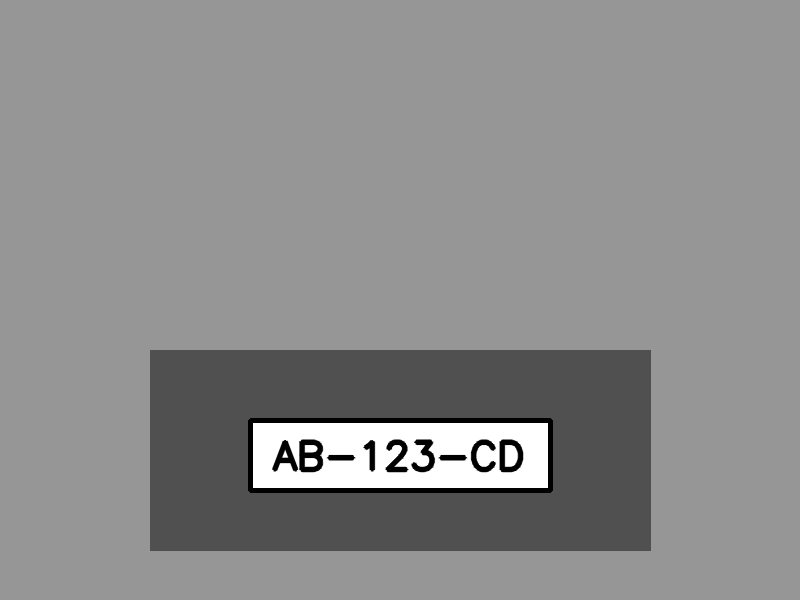
#> input picture data/images/test_ab_123_cd.png, 800 x 600 px, found by its file name
$ python debug_pipeline.py
#> lines starting #> are read from the running program, lines starting #| are printed output that depends on the picture; after the words box and inside, x2 and y2 are one past the last pixel; in counts of white or black regions, pixels touching at a corner belong together
### src/detection.py
"""
detection.py — Localisation de la plaque dans une image (cœur du TP6).

Pipeline :
  1. Niveaux de gris
  2. Réduction du bruit (filtre bilatéral : lisse en gardant les bords)
  3. Détection de contours (Canny)
  4. Recherche des contours et tri par aire
  5. Recherche d'un quadrilatère au bon ratio largeur/hauteur (la plaque)
  6. Extraction de la ROI + image annotée
"""
import cv2
import numpy as np

from . import config as cfg


def pretraiter(image):
    """Convertit en gris, réduit le bruit et extrait les contours (Canny)."""
    gris = cv2.cvtColor(image, cv2.COLOR_BGR2GRAY)
    # Le filtre bilatéral lisse le bruit tout en préservant les bords nets
    gris = cv2.bilateralFilter(gris, 11, 17, 17)
    contours_img = cv2.Canny(gris, cfg.CANNY_SEUIL_BAS, cfg.CANNY_SEUIL_HAUT)
    return gris, contours_img


def _est_une_plaque(approx):
    """Teste si un contour approximé ressemble à une plaque.

    Critères : 4 sommets (rectangle) + ratio largeur/hauteur cohérent + aire suffisante.
    Retourne le rectangle englobant (x, y, w, h) si valide, sinon None.
    """
    if len(approx) != 4:
        return None
    x, y, w, h = cv2.boundingRect(approx)
    if h == 0:
        return None
    ratio = w / float(h)
    aire = w * h
    if cfg.RATIO_MIN <= ratio <= cfg.RATIO_MAX and aire >= cfg.AIRE_MIN:
        return (x, y, w, h)
    return None


def localiser_plaque(image):
    """Cherche la plaque dans l'image.

    Retourne un tuple (rect, contour) où :
      - rect    = (x, y, w, h) du rectangle englobant, ou None si rien trouvé
      - contour = le contour à 4 points (pour l'annotation), ou None
    """
    _, contours_img = pretraiter(image)
    contours, _ = cv2.findContours(
        contours_img.copy(), cv2.RETR_TREE, cv2.CHAIN_APPROX_SIMPLE
    )
    # On garde les plus grands contours (la plaque est généralement bien visible)
    contours = sorted(contours, key=cv2.contourArea, reverse=True)[: cfg.NB_CONTOURS_GARDES]

    for c in contours:
        peri = cv2.arcLength(c, True)
        approx = cv2.approxPolyDP(c, cfg.APPROX_EPSILON * peri, True)
        rect = _est_une_plaque(approx)
        if rect is not None:
            return rect, approx
    return None, None


def extraire_roi(image, rect):
    """Découpe la zone de la plaque (ROI) à partir du rectangle englobant."""
    x, y, w, h = rect
    return image[y : y + h, x : x + w]


# [17 lines left out: function annoter, not called in this run]

### src/pipeline.py
"""
pipeline.py — Orchestration : relie détection, OCR et base de données.

Fonction principale : traiter(image) -> dict de résultat complet.
"""
from . import detection, ocr, database


def traiter(image):
    """Traite une image de véhicule et renvoie le résultat complet.

    Retourne un dict :
      {
        "plaque": str | None,
        "rect": (x,y,w,h) | None,
        "image_annotee": ndarray,
        "autorise": bool,
        "verdict": str,
        "ocr_ok": bool,
      }
    """
    rect, _ = detection.localiser_plaque(image)

    if rect is None:
        verdict = "AUCUNE PLAQUE"
        image_annotee = detection.annoter(image, None)
        database.enregistrer_passage(None, verdict)
        return {
            "plaque": None, "rect": None, "image_annotee": image_annotee,
            "autorise": False, "verdict": verdict, "ocr_ok": False,
        }

    roi = detection.extraire_roi(image, rect)
    plaque, ocr_ok = ocr.lire_plaque(roi)

    autorise = ocr_ok and database.est_autorisee(plaque)
    verdict = "AUTORISE" if autorise else "REFUSE"

    libelle = f"{plaque} - {verdict}" if plaque else verdict
    image_annotee = detection.annoter(image, rect, libelle, autorise)

    database.enregistrer_passage(plaque or None, verdict)

    return {
        "plaque": plaque, "rect": rect, "image_annotee": image_annotee,
        "autorise": autorise, "verdict": verdict, "ocr_ok": ocr_ok,
    }

### src/ocr.py
"""
ocr.py — Lecture des caractères de la plaque (étape OCR du TP6).

Le pré-traitement (agrandissement + seuillage Otsu + morphologie) améliore
nettement la précision de Tesseract sur de petites ROI.
"""
import cv2
import numpy as np

from . import config as cfg

try:
    import pytesseract
    import os
    tess_path = r'C:\Program Files\Tesseract-OCR\tesseract.exe'
    if os.path.exists(tess_path):
        pytesseract.pytesseract.tesseract_cmd = tess_path
    _OCR_DISPONIBLE = True
except ImportError:
    _OCR_DISPONIBLE = False


def pretraiter_roi(roi):
    """Prépare la ROI de la plaque pour l'OCR.

    Étapes : agrandissement -> gris -> seuillage Otsu -> nettoyage morphologique.
    Retourne une image binaire (texte noir sur fond blanc).
    """
    # Agrandir aide Tesseract sur les petites plaques
    roi = cv2.resize(
        roi, None,
        fx=cfg.OCR_AGRANDISSEMENT, fy=cfg.OCR_AGRANDISSEMENT,
        interpolation=cv2.INTER_CUBIC,
    )
    gris = cv2.cvtColor(roi, cv2.COLOR_BGR2GRAY) if roi.ndim == 3 else roi
    gris = cv2.GaussianBlur(gris, (3, 3), 0)
    # Otsu choisit automatiquement le seuil ; INV pour avoir le texte en blanc
    _, binaire = cv2.threshold(
        gris, 0, 255, cv2.THRESH_BINARY_INV + cv2.THRESH_OTSU
    )
    noyau = cv2.getStructuringElement(cv2.MORPH_RECT, (3, 3))
    binaire = cv2.morphologyEx(binaire, cv2.MORPH_OPEN, noyau)
    # On repasse en texte noir sur fond blanc (préférence de Tesseract)
    return cv2.bitwise_not(binaire)


# [4 lines left out: function nettoyer_texte, not called in this run]


def lire_plaque(roi):
    """Lit le texte de la ROI et le nettoie.

    Retourne (texte, ok) où ok=False si l'OCR est indisponible ou la lecture trop courte.
    """
    if not _OCR_DISPONIBLE:
        return "", False
    image_ocr = pretraiter_roi(roi)
    brut = pytesseract.image_to_string(image_ocr, config=cfg.OCR_CONFIG)
    texte = nettoyer_texte(brut)
    ok = len(texte) >= cfg.LONGUEUR_MIN_PLAQUE
    return texte, ok

### scripts/debug_pipeline.py
import cv2
from src import pipeline, ocr, detection

img = cv2.imread('test_ab_123_cd.png')
#> img is the input picture: shape (600, 800, 3); min 0, max 255, mean 140.2
res = pipeline.traiter(img)
#> in pretraiter, `contours_img = cv2.Canny(gris, cfg.CANNY_SEUIL_BAS, cfg.CANNY_SEUIL_HA..`:
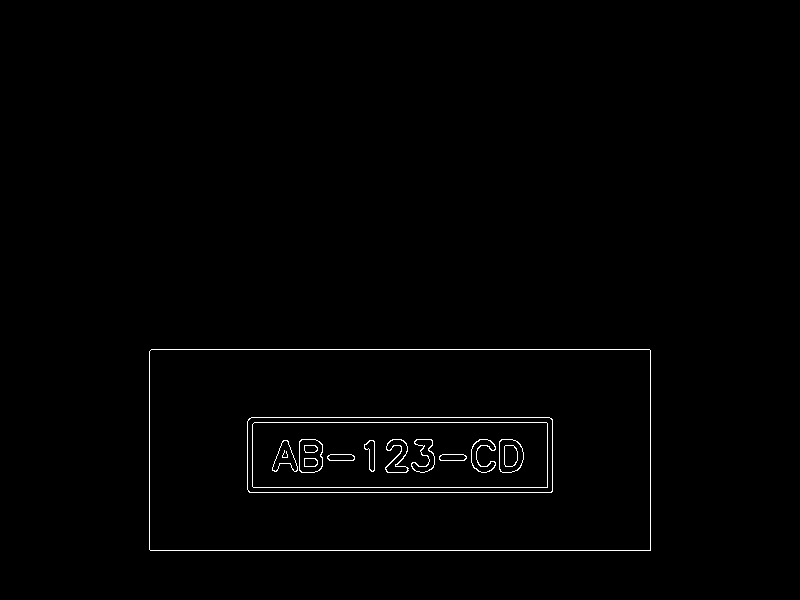
#> contours_img: shape (600, 800); 0.84% white in thin lines or dots, all inside (x1, y1, x2, y2) = (149, 349, 651, 551)
#> in localiser_plaque, `contours, _ = cv2.findContours( contours_img.copy(), cv2.RETR_TREE, cv..`: contours = 31 contours, 1 with area under 20; largest, box (x1, y1, x2, y2) and area: (149, 349, 651, 551) 100698, (149, 349, 651, 551) 100698, (247, 417, 553, 493) 22862, (247, 417, 553, 493) 22856, (252, 422, 548, 488) 19172
#> in localiser_plaque, `contours = sorted(contours, key=cv2.contourArea, reverse=True)[: cfg.N..`: contours = 15 contours; largest, box (x1, y1, x2, y2) and area: (149, 349, 651, 551) 100698, (149, 349, 651, 551) 100698, (247, 417, 553, 493) 22862, (247, 417, 553, 493) 22856, (252, 422, 548, 488) 19172
#> the loop in localiser_plaque, `for c in contours:` made 1 pass
#> (peri, approx, x in _est_une_plaque, y in _est_une_plaque, w in _est_une_plaque, h in _est_une_plaque, ratio in _est_une_plaque, aire in _est_une_plaque) on pass 1: (1401.7, [[149, 351], [150, 550], [650, 550], [649, 349]], 149, 349, 502, 202, 2.49, 101404)
#> in traiter, `rect, _ = detection.localiser_plaque(image)`: rect = (149, 349, 502, 202)
#> in extraire_roi, `x, y, w, h = rect`: x = 149; y = 349; w = 502; h = 202
#> in extraire_roi, `return image[y : y + h, x : x + w]`:
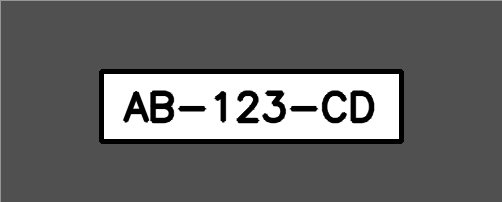
#> returned value: shape (202, 502, 3); min 0, max 255, mean 103.4
#> in pretraiter_roi, `roi = cv2.resize( roi, None, fx=cfg.OCR_AGRANDISSEMENT, fy=cfg.OCR_AGR..`:
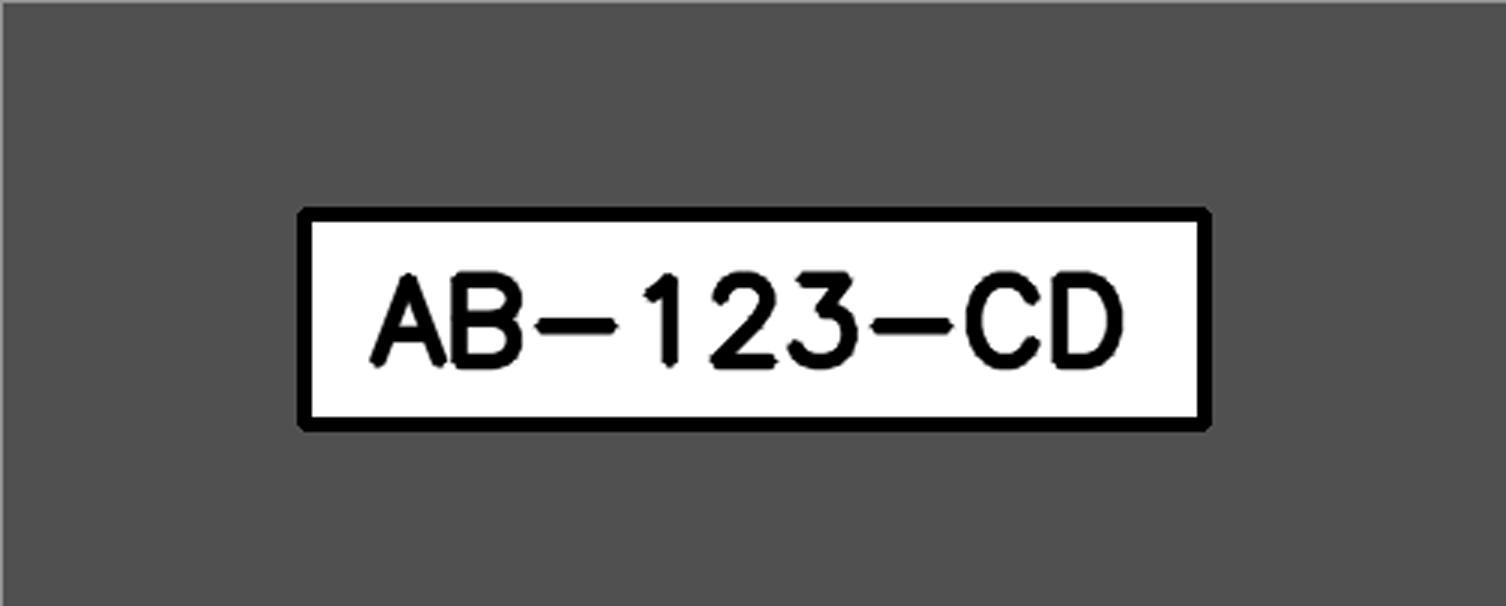
#> roi: shape (606, 1506, 3); min 0, max 255, mean 103.4
#> in pretraiter_roi, `_, binaire = cv2.threshold( gris, 0, 255, cv2.THRESH_BINARY_INV + cv2...`:
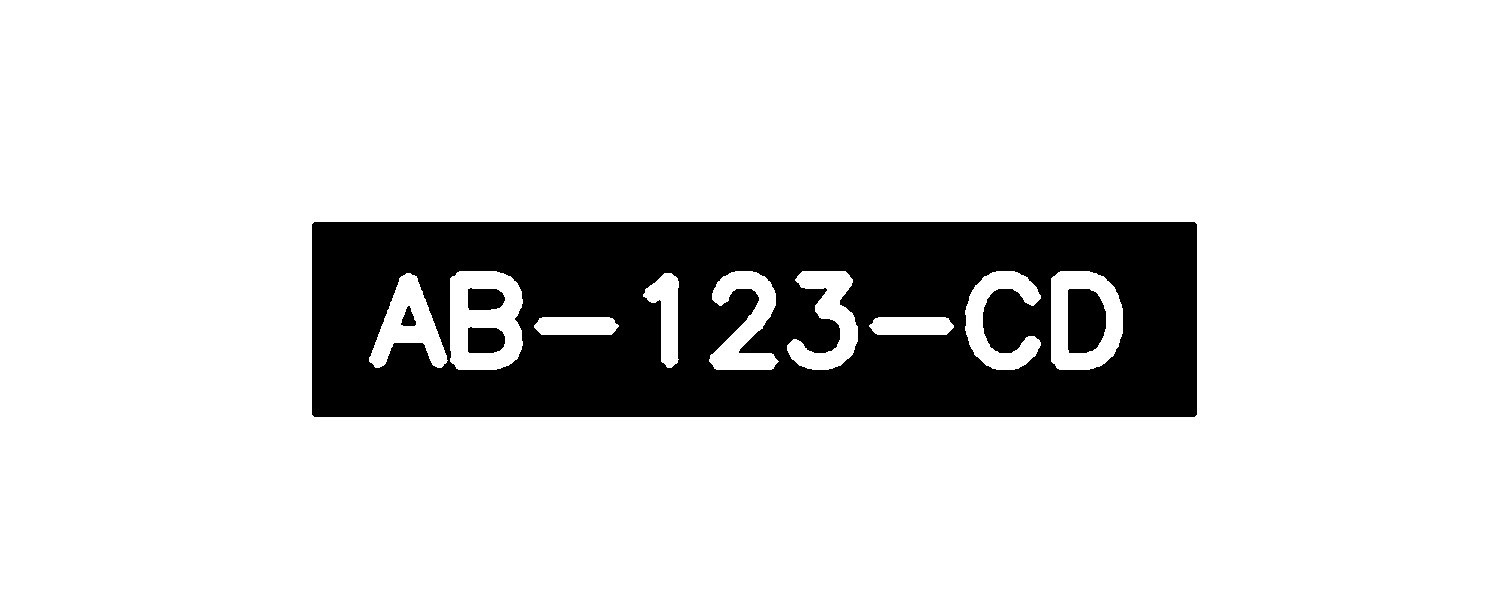
#> binaire: shape (606, 1506); 84.1% white; 5 black regions, box (x1, y1, x2, y2) and area: (312, 222, 1197, 417) 140921, (1068, 289, 1106, 353) 2146, (468, 327, 505, 353) 862, (468, 288, 505, 310) 709, (401, 306, 416, 326) 182
#> (the run stopped early here; a loop or call above may not have finished)
